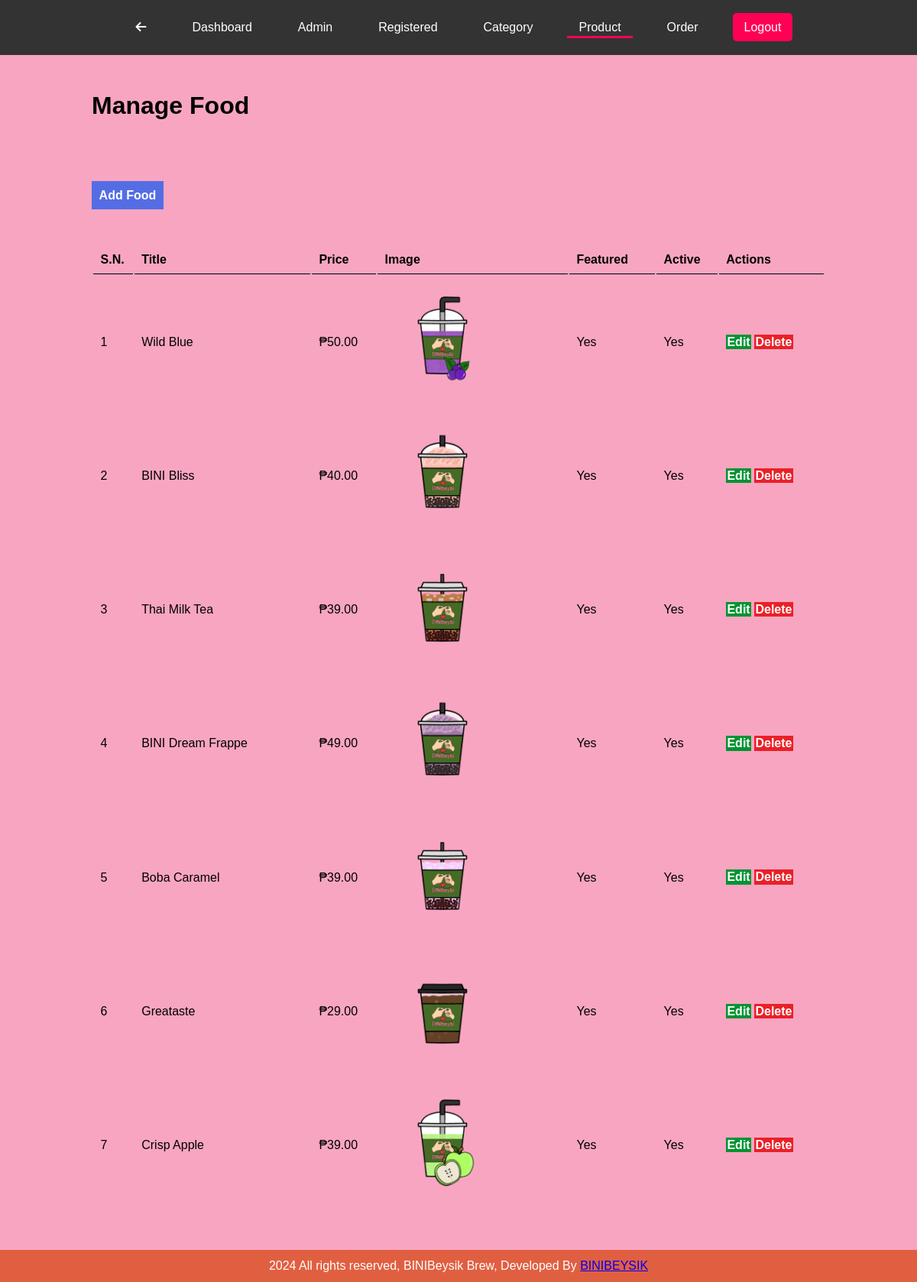
/admin/manage-food.php (signed in), run on the app's committed database.
### tables this page shows
CREATE TABLE `tbl_food` (
  `id` int(10) UNSIGNED NOT NULL,
  `title` varchar(255) NOT NULL,
  `description` text NOT NULL,
  `price` decimal(10,2) NOT NULL,
  `image_name` varchar(200) NOT NULL,
  `category_id` int(10) UNSIGNED NOT NULL,
  `featured` varchar(10) NOT NULL,
  `active` varchar(10) NOT NULL
);

### admin/manage-food.php (the view, shortened to what this page needs)
<?php
    include('partials/menu.php')
?>
    <div class="main-content">
         <div class="wrapper">
             <h1>Manage Food</h1>
             <br><br><br>
             <br><br>
 <a href="<?php echo SITEURL; ?>admin/add-food.php" class="btn-primary">Add Food</a>
 <br><br><br><br>
<table class="tbl-full">
   <tr>
       <th>S.N.</th>
       <th>Title</th>
       <th>Price</th>
       <th>Image</th>
       <th>Featured</th>
       <th>Active</th>
       <th>Actions</th>
   </tr>
   <?php
    $sql = "SELECT * FROM tbl_food ORDER BY id DESC";
    $res = mysqli_query($conn, $sql);
    $count = mysqli_num_rows($res);
    $sn = 1;
    if($count>0)
    {
        while($row=mysqli_fetch_assoc($res))
        {
            $id = $row['id'];
            $title = $row['title'];
            $price = $row['price'];
            $image_name = $row['image_name'];
            $featured = $row['featured'];
            $active = $row['active'];
            ?>
                <tr>
                    <td><?php echo $sn++; ?></td>
                    <td><?php echo $title; ?></td>
                    <td>₱<?php echo $price; ?></td>
                    <td>
                        <?php
                            if($image_name=="")
                            {
                                echo "<div class='error'>Image not added.</div>";
                            } else
                            {
                                ?>
                                    <img src="<?php echo SITEURL; ?>images/food/<?php echo $image_name; ?>" width="150px">
                                <?php
                            }
                        ?>
                    </td>
                    <td><?php echo $featured; ?></td>
                    <td><?php echo $active; ?></td>
                    <td>
                        <a href="<?php echo SITEURL ?>admin/update-food.php?id=<?php echo $id; ?>" class="btn-secondary">Edit</a>
                        <a href="<?php echo SITEURL; ?>admin/delete-food.php?id=<?php echo $id; ?>&image_name=<?php echo $image_name; ?>" class="btn-danger" onclick="return confirm('Are you sure you want to delete this item?')">Delete</a>
                    </td>
                </tr>
            <?php
        }
    } else
    {
        echo "<tr> <td colspan='7' class='error'>No Food Added Yet </td> </tr>";
    }
   ?>
</table>
        </div>
    </div>
    <?php
    include('partials/footer.php')
   ?>

### admin/partials/menu.php (shortened to what this page needs)
<!DOCTYPE html>
<html lang="en">
<head>
    <link rel="stylesheet" href="../css/admin1.css">
    <link rel="stylesheet" href="https://cdnjs.cloudflare.com/ajax/libs/font-awesome/6.0.0-beta3/css/all.min.css">
</head>
<body>
    <div class="menu text-center">
        <div class="wrapper">
             <ul>
                <li><a href="../admin-home.php"><i class="fas fa-arrow-left"></i>
                </a></li>
                <li><a href="index.php">Dashboard</a></li>
                <li><a href="manage-admin.php">Admin</a></li>
                <li><a href="manage-user.php">Registered</a></li>
                <li><a href="manage-category.php">Category</a></li>
                <li><a href="manage-food.php">Product</a></li>
                <li><a href="manage-order.php">Order</a></li>
                <li ><a href="logout.php" class="logout">Logout</a></li>
            </ul>
        </div>
    </div>

### admin/partials/footer.php (shortened to what this page needs)
<div class="footer">
        <div class="wrapper">
            <p class=text-center>2024 All rights reserved, BINIBeysik Brew, Developed  By <a href="#">BINIBEYSIK </a></p>
       </div>
   </div>
   </body>
   </html>

### css/admin1.css (style rules this page uses)
* { margin: 0 0; padding: 0 0; font-family: Arial, Helvetica, sans-serif; }
.wrapper { padding: 1%; width: 80%; margin: 0 auto; }
.text-center { text-align: center; }
.tbl-full { width: 100%; }
table tr th { border-bottom: 1px solid black; padding: 1%; text-align: left; }
table tr td { padding: 1%; }
.btn-primary { background-color: #546de5; padding: 1%; color: white; text-decoration: none; font-weight: bold; }
.btn-secondary { background-color: #009432; padding: 1%; color: white; text-decoration: none; font-weight: bold; }
.btn-danger { background-color: #EA2027; padding: 1%; color: white; text-decoration: none; font-weight: bold; }
.menu { background-color: #333; padding: 15px 0; text-align: center; }
.menu .wrapper { max-width: 1200px; margin: 0 auto; }
.menu ul { list-style: none; display: flex; justify-content: center; }
.menu li { margin: 0 15px; position: relative; }
.menu a { color: #fff; text-decoration: none; padding: 10px 15px; transition: background-color 0.3s, color 0.3s; }
.menu li::after { content: ""; position: absolute; bottom: -5px; left: 50%; width: 0; height: 3px; background-color: #ff0055; transition: width 0.3s ease, left 0.3s ease; }
.menu li:hover::after, .menu li.active::after { width: 100%; left: 0; }
.logout { background-color: #ff0055; border-radius: 5px; }
.main-content { background-color: #f8a5c2; padding: 3% 0 ; }
.footer { background-color: #e15f41; color: white; }

### data on the page
tbl_food: title "Wild Blue", price "50.00", image_name (picture), featured "Yes", active "Yes"
tbl_food: title "BINI Bliss", price "40.00", image_name (picture), featured "Yes", active "Yes"
tbl_food: title "Thai Milk Tea", price "39.00", image_name (picture), featured "Yes", active "Yes"
tbl_food: title "BINI Dream Frappe", price "49.00", image_name (picture), featured "Yes", active "Yes"
tbl_food: title "Boba Caramel", price "39.00", image_name (picture), featured "Yes", active "Yes"
tbl_food: title "Greataste", price "29.00", image_name (picture), featured "Yes", active "Yes"
tbl_food: title "Crisp Apple", price "39.00", image_name (picture), featured "Yes", active "Yes"
